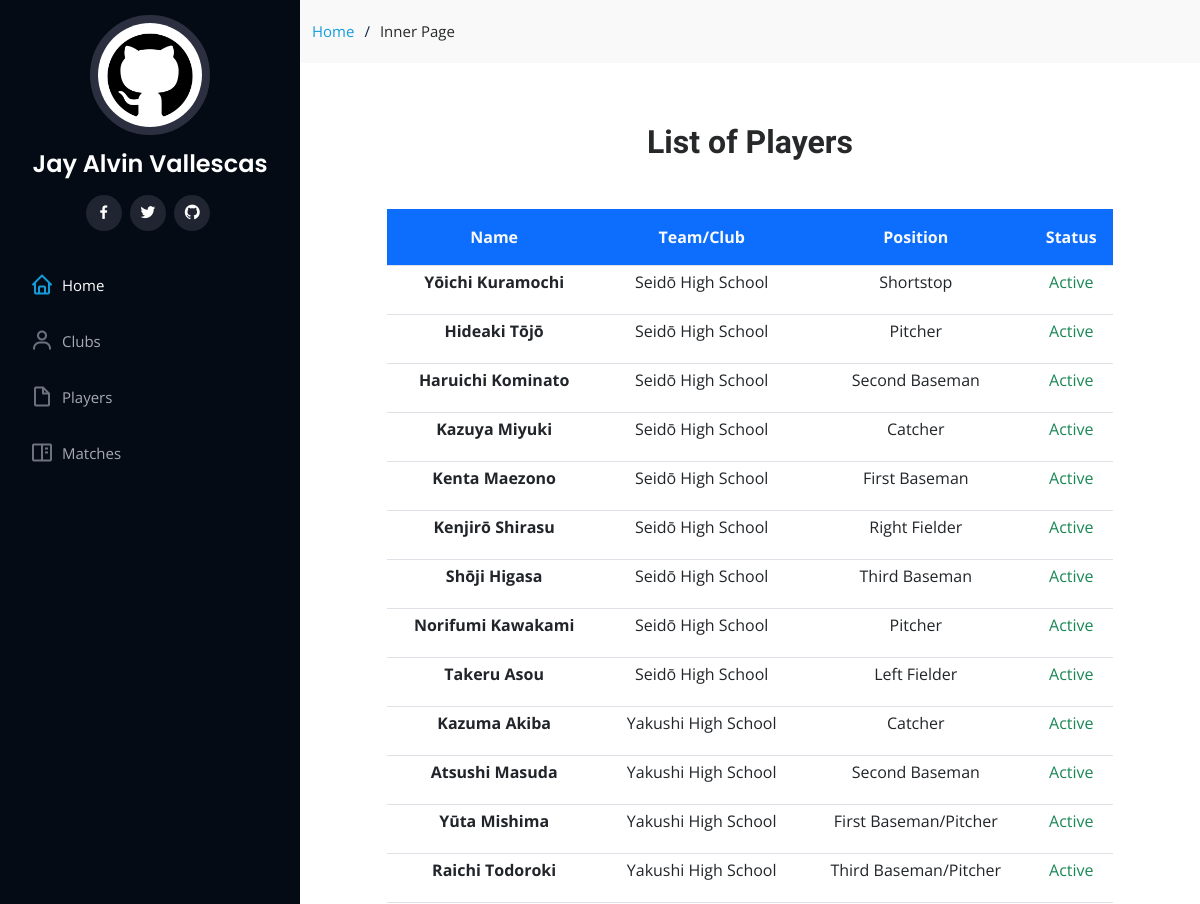
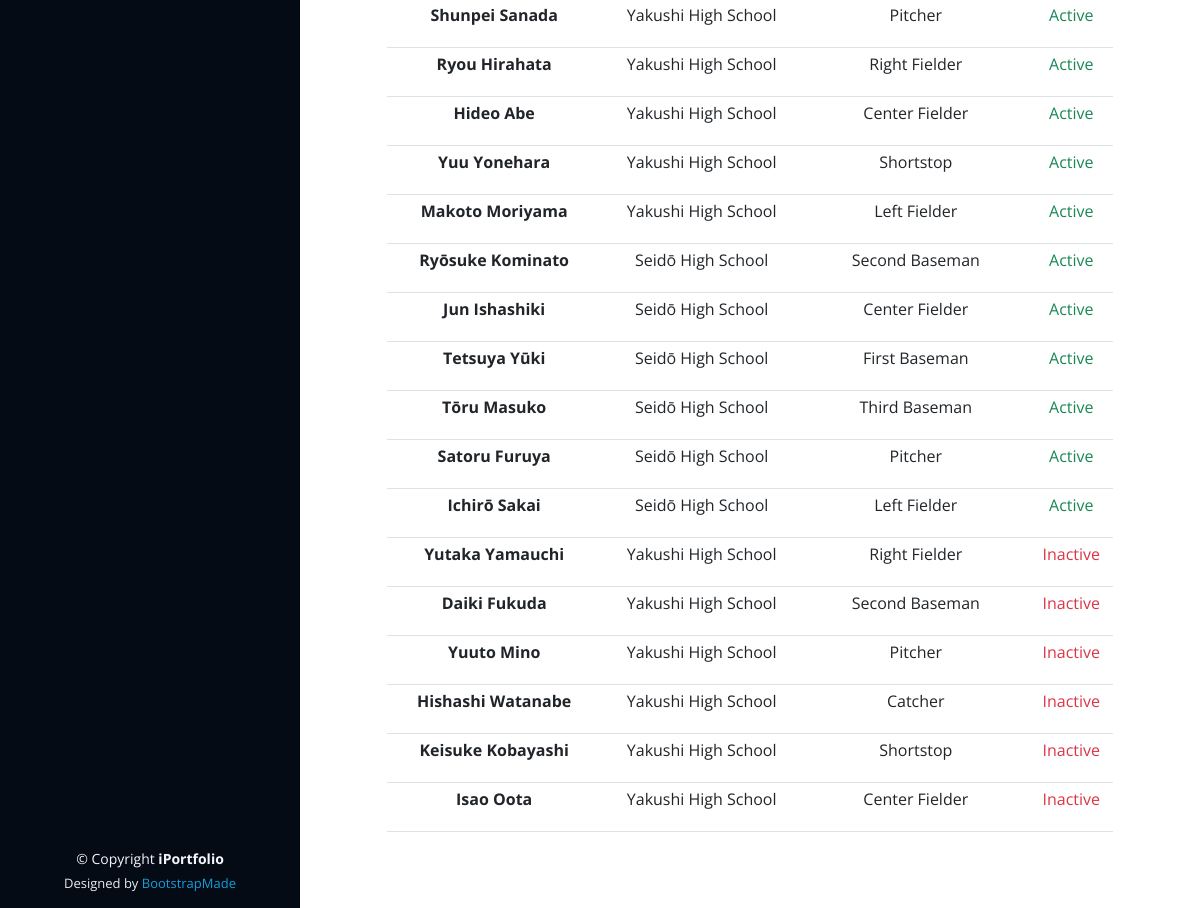
The page /player/ on the database its author committed (2 pictures, top to bottom).
### baseball_/models.py (models this page shows, shortened)
class BaseModel(models.Model):
    created_at = models.DateTimeField(
        auto_now_add=True, db_index=True)
    updated_at = models.DateTimeField(auto_now=True)
    class Meta:
        abstract = True

class Play(BaseModel):
    STRING_CHOICES= (
    ('First String', 'First String'),
    ('Second String','Second String'))
    player = models.ForeignKey(Person, on_delete=models.CASCADE, related_name = "Player")
    team = models.ForeignKey(Club, on_delete=models.CASCADE, related_name = "Team")
    string_no = models.CharField(max_length=100, choices = STRING_CHOICES)
    isActive = models.BooleanField(default=False)
    pos = models.ForeignKey(Position, on_delete=models.CASCADE)

class Person(BaseModel):
    lastname = models.CharField(max_length=100)
    firstname = models.CharField(max_length=100)
    email = models.EmailField(null=True, blank=True, max_length=100)
    height = models.DecimalField(max_digits=10, decimal_places=5, null=True)
    weight = models.DecimalField(max_digits=10, decimal_places=5, null=True)

class Club(BaseModel):
    name = models.CharField(max_length=100)
    coach = models.ForeignKey(Person, on_delete=models.CASCADE)
    description = models.TextField(null=True, blank=True)
    dorm_latitude = models.DecimalField(max_digits=22, decimal_places=16, null=True, blank=True)
    dorm_longitude = models.DecimalField(max_digits=22, decimal_places=16, null=True, blank=True)
    team_pic = models.ImageField(default="defaultimg.png", null=True, blank=True, verbose_name="Team Image")

class Position(BaseModel):
    description = models.CharField(max_length=100)

### baseball_/views.py (the view)
# urls.py: path('player/',views.PlayerView.as_view(), name='player'),
class PlayerView(ListView):
    model = Play
    context_object_name = 'play'
    template_name = "player.html"
    def get_context_data(self, **kwargs):
        context = super().get_context_data(**kwargs)
        context['header_text'] = 'List of Players'
        return context
    def get_queryset(self, *args, **kwargs):
        qs = super(PlayerView, self).get_queryset(*args, **kwargs)
        return qs

### landingpage/templates/player.html
{% extends 'base.html' %}
{% load static %}
{% block content %}
<div class="container">
     <h2 class="col-12 text-center mb-5">
      <strong>{{ header_text }}</strong>
    </h2>
    <div class="row">
    <div class="col-10 mx-auto">
        <table class="table table-sm text-center">
            <thead class="bg-primary text-light">
              <tr>
                <th class="py-3" scope="col">Name</th>
                <th class="py-3" scope="col">Team/Club</th>
                <th class="py-3" scope="col">Position</th>
                <th class="py-3" scope="col">Status</th>
              </tr>
            </thead>
            <tbody>
                {% for object in object_list %}
              <tr>
                <th scope="row">{{ object.player.firstname }} {{ object.player.lastname }}</th>
                <td>{{ object.team.name }}</td>
                <td>{{ object.pos.description }}</td>
                  <td>{% if object.isActive == True %} <p class="text-success"> Active </p> {% else %} <p class="text-danger"> Inactive </p> {% endif %}</td>
              </tr>
              {% endfor %}
            </tbody>
          </table>
    </div>
    </div>
  </div>
{% endblock content %}

### static/css/style.css (style rules this page uses)
body { font-family: "Open Sans", sans-serif; color: #272829; }
h1, h2, h3, h4, h5, h6 { font-family: "Raleway", sans-serif; }

### rows shown on the page
Play: player.firstname "Yōichi", player.lastname "Kuramochi", team.name "Seidō High School", pos.description "Shortstop", isActive "Active"
Play: player.firstname "Hideaki", player.lastname "Tōjō", team.name "Seidō High School", pos.description "Pitcher", isActive "Active"
Play: player.firstname "Haruichi", player.lastname "Kominato", team.name "Seidō High School", pos.description "Second Baseman", isActive "Active"
Play: player.firstname "Kazuya", player.lastname "Miyuki", team.name "Seidō High School", pos.description "Catcher", isActive "Active"
Play: player.firstname "Kenta", player.lastname "Maezono", team.name "Seidō High School", pos.description "First Baseman", isActive "Active"
Play: player.firstname "Kenjirō", player.lastname "Shirasu", team.name "Seidō High School", pos.description "Right Fielder", isActive "Active"
Play: player.firstname "Shōji", player.lastname "Higasa", team.name "Seidō High School", pos.description "Third Baseman", isActive "Active"
Play: player.firstname "Norifumi", player.lastname "Kawakami", team.name "Seidō High School", pos.description "Pitcher", isActive "Active"
Play: player.firstname "Takeru", player.lastname "Asou", team.name "Seidō High School", pos.description "Left Fielder", isActive "Active"
Play: player.firstname "Kazuma", player.lastname "Akiba", team.name "Yakushi High School", pos.description "Catcher", isActive "Active"
Play: player.firstname "Atsushi", player.lastname "Masuda", team.name "Yakushi High School", pos.description "Second Baseman", isActive "Active"
Play: player.firstname "Yūta", player.lastname "Mishima", team.name "Yakushi High School", pos.description "First Baseman/Pitcher", isActive "Active"
Play: player.firstname "Raichi", player.lastname "Todoroki", team.name "Yakushi High School", pos.description "Third Baseman/Pitcher", isActive "Active"
Play: player.firstname "Shunpei", player.lastname "Sanada", team.name "Yakushi High School", pos.description "Pitcher", isActive "Active"
Play: player.firstname "Ryou", player.lastname "Hirahata", team.name "Yakushi High School", pos.description "Right Fielder", isActive "Active"
Play: player.firstname "Hideo", player.lastname "Abe", team.name "Yakushi High School", pos.description "Center Fielder", isActive "Active"
Play: player.firstname "Yuu", player.lastname "Yonehara", team.name "Yakushi High School", pos.description "Shortstop", isActive "Active"
Play: player.firstname "Makoto", player.lastname "Moriyama", team.name "Yakushi High School", pos.description "Left Fielder", isActive "Active"
Play: player.firstname "Ryōsuke", player.lastname "Kominato", team.name "Seidō High School", pos.description "Second Baseman", isActive "Active"
Play: player.firstname "Jun", player.lastname "Ishashiki", team.name "Seidō High School", pos.description "Center Fielder", isActive "Active"
Play: player.firstname "Tetsuya", player.lastname "Yūki", team.name "Seidō High School", pos.description "First Baseman", isActive "Active"
Play: player.firstname "Tōru", player.lastname "Masuko", team.name "Seidō High School", pos.description "Third Baseman", isActive "Active"
Play: player.firstname "Satoru", player.lastname "Furuya", team.name "Seidō High School", pos.description "Pitcher", isActive "Active"
Play: player.firstname "Ichirō", player.lastname "Sakai", team.name "Seidō High School", pos.description "Left Fielder", isActive "Active"
Play: player.firstname "Yutaka", player.lastname "Yamauchi", team.name "Yakushi High School", pos.description "Right Fielder", isActive "Inactive"
Play: player.firstname "Daiki", player.lastname "Fukuda", team.name "Yakushi High School", pos.description "Second Baseman", isActive "Inactive"
Play: player.firstname "Yuuto", player.lastname "Mino", team.name "Yakushi High School", pos.description "Pitcher", isActive "Inactive"
Play: player.firstname "Hishashi", player.lastname "Watanabe", team.name "Yakushi High School", pos.description "Catcher", isActive "Inactive"
Play: player.firstname "Keisuke", player.lastname "Kobayashi", team.name "Yakushi High School", pos.description "Shortstop", isActive "Inactive"
Play: player.firstname "Isao", player.lastname "Oota", team.name "Yakushi High School", pos.description "Center Fielder", isActive "Inactive"

### other values the page prints
{{ header_text }} "List of Players"
